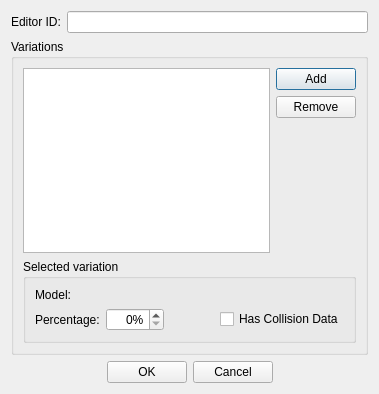
<?xml version="1.0" encoding="UTF-8"?>
<ui version="4.0">
 <class>FormDialogDebris</class>
 <widget class="QDialog" name="FormDialogDebris">
  <property name="geometry">
   <rect>
    <x>0</x>
    <y>0</y>
    <width>379</width>
    <height>394</height>
   </rect>
  </property>
  <property name="windowTitle">
   <string>Debris</string>
  </property>
  <layout class="QVBoxLayout" name="verticalLayout_3">
   <item>
    <layout class="QGridLayout" name="gridLayout">
     <item row="0" column="0">
      <widget class="QLabel" name="label">
       <property name="text">
        <string>Editor ID:</string>
       </property>
       <property name="buddy">
        <cstring>editorID</cstring>
       </property>
      </widget>
     </item>
     <item row="0" column="1">
      <widget class="QLineEdit" name="editorID"/>
     </item>
    </layout>
   </item>
   <item>
    <widget class="QGroupBox" name="groupBox">
     <property name="title">
      <string>Variations</string>
     </property>
     <layout class="QVBoxLayout" name="verticalLayout_2">
      <item>
       <layout class="QGridLayout" name="gridLayout_2">
        <item row="2" column="0">
         <widget class="QTableView" name="view"/>
        </item>
        <item row="2" column="1">
         <layout class="QVBoxLayout" name="verticalLayout">
          <item>
           <widget class="QPushButton" name="buttonAdd">
            <property name="text">
             <string>Add</string>
            </property>
           </widget>
          </item>
          <item>
           <widget class="QPushButton" name="buttonRemove">
            <property name="text">
             <string>Remove</string>
            </property>
           </widget>
          </item>
          <item>
           <spacer name="verticalSpacer">
            <property name="orientation">
             <enum>Qt::Vertical</enum>
            </property>
            <property name="sizeHint" stdset="0">
             <size>
              <width>20</width>
              <height>40</height>
             </size>
            </property>
           </spacer>
          </item>
         </layout>
        </item>
       </layout>
      </item>
      <item>
       <widget class="QGroupBox" name="current">
        <property name="title">
         <string>Selected variation</string>
        </property>
        <layout class="QGridLayout" name="gridLayout_3">
         <item row="0" column="1">
          <widget class="DKFormNIFPicker" name="currentModel"/>
         </item>
         <item row="0" column="0">
          <widget class="QLabel" name="label_2">
           <property name="text">
            <string>Model:</string>
           </property>
           <property name="buddy">
            <cstring>currentModel</cstring>
           </property>
          </widget>
         </item>
         <item row="1" column="0">
          <widget class="QLabel" name="label_3">
           <property name="text">
            <string>Percentage:</string>
           </property>
           <property name="buddy">
            <cstring>currentPercent</cstring>
           </property>
          </widget>
         </item>
         <item row="1" column="1">
          <layout class="QHBoxLayout" name="horizontalLayout">
           <item>
            <widget class="QSpinBox" name="currentPercent">
             <property name="alignment">
              <set>Qt::AlignRight|Qt::AlignTrailing|Qt::AlignVCenter</set>
             </property>
             <property name="suffix">
              <string>%</string>
             </property>
             <property name="maximum">
              <number>100</number>
             </property>
            </widget>
           </item>
           <item>
            <spacer name="horizontalSpacer">
             <property name="orientation">
              <enum>Qt::Horizontal</enum>
             </property>
             <property name="sizeHint" stdset="0">
              <size>
               <width>40</width>
               <height>20</height>
              </size>
             </property>
            </spacer>
           </item>
           <item>
            <widget class="QCheckBox" name="currentHasCollision">
             <property name="text">
              <string>Has Collision Data</string>
             </property>
            </widget>
           </item>
          </layout>
         </item>
        </layout>
       </widget>
      </item>
     </layout>
    </widget>
   </item>
   <item>
    <layout class="QHBoxLayout" name="horizontalLayout_2">
     <item>
      <spacer name="horizontalSpacer_2">
       <property name="orientation">
        <enum>Qt::Horizontal</enum>
       </property>
       <property name="sizeHint" stdset="0">
        <size>
         <width>40</width>
         <height>20</height>
        </size>
       </property>
      </spacer>
     </item>
     <item>
      <widget class="QPushButton" name="buttonOK">
       <property name="text">
        <string>OK</string>
       </property>
      </widget>
     </item>
     <item>
      <widget class="QPushButton" name="buttonCancel">
       <property name="text">
        <string>Cancel</string>
       </property>
      </widget>
     </item>
     <item>
      <spacer name="horizontalSpacer_3">
       <property name="orientation">
        <enum>Qt::Horizontal</enum>
       </property>
       <property name="sizeHint" stdset="0">
        <size>
         <width>40</width>
         <height>20</height>
        </size>
       </property>
      </spacer>
     </item>
    </layout>
   </item>
  </layout>
 </widget>
 <customwidgets>
  <customwidget>
   <class>DKFormNIFPicker</class>
   <extends>QWidget</extends>
   <header>widgets/DKFormNIFPicker.h</header>
  </customwidget>
 </customwidgets>
 <tabstops>
  <tabstop>editorID</tabstop>
  <tabstop>view</tabstop>
  <tabstop>buttonAdd</tabstop>
  <tabstop>buttonRemove</tabstop>
  <tabstop>currentModel</tabstop>
  <tabstop>currentPercent</tabstop>
  <tabstop>currentHasCollision</tabstop>
  <tabstop>buttonOK</tabstop>
  <tabstop>buttonCancel</tabstop>
 </tabstops>
 <resources/>
 <connections/>
</ui>
